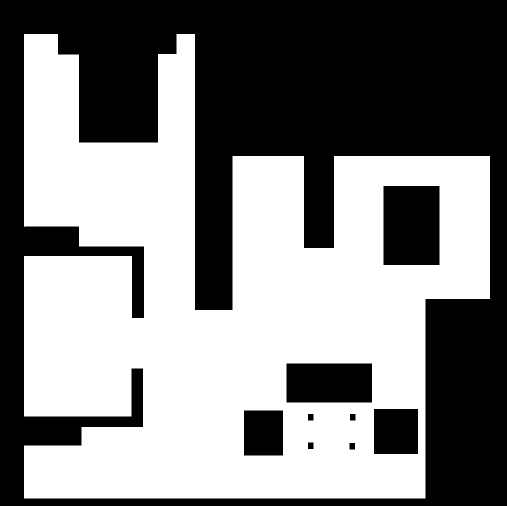
#> input picture mapgrannyannie.png, 1013 x 1012 px (shown at 1/2 size)
$ python map.py
#> lines starting #> are read from the running program, lines starting #| are printed output that depends on the picture; after the words box and inside, x2 and y2 are one past the last pixel; in counts of white or black regions, pixels touching at a corner belong together
import time
import numpy as np
import cv2
import queue
import math

def draw_grid(img, hight, width, size_cell_x, size_cell_y):

    # Implement grids on image
    # Lineas horizontales - Altura variable y anchura fija
    for i in range(0, hight, size_cell_y):
        cv2.line(img, (0, i), (width, i), (0, 0, 0), 1)

    # Lineas verticales - Altura fija y anchura variable
    for i in range(0, width, size_cell_x):
        cv2.line(img, (i, 0), (i, hight), (0, 0, 0), 1)


def check_obs(img, px, py, size_cell_x, size_cell_y):

    # Comprobar si en la celdilla en la que se encuentra hay un obstaculo
    for j in range(py+1, py + size_cell_y): # se puede borrar el 1 si elimino el grid
        for i in range(px+1, px + size_cell_x):
            if img[j,i] == 0:
                fill_cell(img, px, py, size_cell_x, size_cell_y, 0)
                return 1 # Hay obstaculo
    return 0


def save_free_cells(img, hight, width, size_cell_x, size_cell_y):

    f_cells = []

    for j in range(0, hight, size_cell_y):
        for i in range(0, width, size_cell_x):
            if check_obs(img, i, j, size_cell_x, size_cell_y) != 1:
                f_cells = f_cells + [(i,j)]

    return f_cells

def fill_cell(img, px, py, size_cell_x, size_cell_y, color):

    # Rellenar celda si ha pasado por ahi
    max_x = px + size_cell_x + 1
    max_y = py + size_cell_y + 1

    if max_x >= img.shape[1]:
        max_x = img.shape[1]-2
    if max_y >= img.shape[0]:
        max_y = img.shape[0]-2

    for j in range(py, max_y): # se puede borrar el 1 si elimino el grid
        for i in range(px, max_x):
            img[j][i] = color


def find_cell(cells, px_find, py_find, size_cell_x, size_cell_y):
    # Función para encontrar la celda a la que pertenecen las coordenadas
    for cell in cells:
        x_corner, y_corner = cell
        if px_find >= x_corner and px_find < x_corner + size_cell_x and py_find >= y_corner and py_find < y_corner + size_cell_y:
            return (x_corner, y_corner)

    return None

def get_celldirection(direction, size_cell_x, size_cell_y):

    dx = 0
    dy = 0

    if direction == "North":
        dy = -size_cell_y
    elif direction == "South":
        dy = size_cell_y
    elif direction == "East":
        dx = size_cell_x
    else:
        dx = -size_cell_x

    return (dx, dy)

def get_neighbors_cells(cells, current_cell, size_cell_x, size_cell_y):

    current_x = current_cell[0]
    current_y = current_cell[1]

    neighbors_cells = []

    for dir in ["North", "East", "South", "West"]:
        dx, dy = get_celldirection(dir,  size_cell_x, size_cell_y)
        nextx, nexty = int(current_x + dx), int(current_y + dy)
        nextCell = (nextx, nexty)
        if nextCell in cells:
            neighbors_cells.append( ( nextCell, dir) )

    return neighbors_cells


def get_pixel_center(cell, size_cell_x, size_cell_y):

    # Calcula el centro de la celda grande
    centre_y_big = size_cell_y // 2 + cell[1]
    centre_x_big = size_cell_x // 2 + cell[0]

    x_corner_small = centre_x_big - 1
    y_corner_small = centre_y_big - 1

    mean_x = (x_corner_small*2 + (x_corner_small+1)*2) / 4
    mean_y = (y_corner_small*2 + (y_corner_small+1)*2) / 4

    return (mean_x, mean_y)

# [36 lines left out: function search_path2rtrnpnt, not called in this run]


def find_path(map, start, f_cells, size_cell_x, size_cell_y):

    color_visited = 220
    color_retrpnts = 100


    return_points = []
    vstd_cells = [] # Lista para guardar celdillas visitadas y ruta para limpiar
    directions = []
    current_direction = ""
    last_direction = ""
    current_cell = start
    cop_f_cells = f_cells.copy()
    # Seguir avanzando mientras hayan celdillas sin limpiar

    while len(f_cells) != 0:

        fill_cell(map, current_cell[0], current_cell[1], size_cell_x, size_cell_y, color_visited)
        neighbors = get_neighbors_cells(f_cells, current_cell, size_cell_x, size_cell_y)

        # Eliminar la celda en la que estamos de las celdas libres y añadirla al camino
        f_cells.remove(current_cell)
        center_pxl_cell = get_pixel_center(current_cell, size_cell_x, size_cell_y)
        vstd_cells.append(center_pxl_cell) # Cambiar por pixel center
        if len(vstd_cells) > 1:
            directions.append(current_direction)
        print(center_pxl_cell, current_direction)
        # Si la celda actual en la que estoy era un punto de retorno, se actualiza la lista de puntos de retorno
        if current_cell in return_points:
            return_points.remove(current_cell)

        # El primer vecino que haya es el movimiento que se va a realizar, el resto son
        # considerados puntos de retorno. Si no hay vecinos nos encontramos en un punto critico
        # y se procede a buscar el punto de retorno mas cercano.

        if len(neighbors) != 0:

            next_cell = neighbors[0][0]

            # Guardamos los vecinos como posibles puntos de retorno
            for cell_ngh in neighbors:
                if cell_ngh[0] not in return_points and cell_ngh[0] in f_cells:
                    return_points.append(cell_ngh[0])
                    last_direction = cell_ngh[1]
                    fill_cell(map, cell_ngh[0][0], cell_ngh[0][1], size_cell_x, size_cell_y, color_retrpnts)

            # Coger la siguiente celdilla a la que ir
            current_cell = next_cell
            current_direction = neighbors[0][1]
        else:
            # Mientras haya puntos de retorno seguir recorriendo

            if len(return_points) != 0:
                current_direction = last_direction

                pth_return_point, pth_directions = search_path2rtrnpnt(current_cell, return_points[-1], cop_f_cells, size_cell_x, size_cell_y) # Cambiarlo a pixeles centrales

                # Elimino el punto de retorno de la meta porque va a ser el siguiente current_cell y se añadira a la lista
                pth_return_point.pop(-1)
                pth_directions.pop(-1)
                temp_pth_return_point = []
                for cell in pth_return_point:
                    temp_pth_return_point.append(get_pixel_center(cell, size_cell_x, size_cell_y))

                # Se actualiza la ruta añadiendo el camino a un punto de retorno
                vstd_cells = vstd_cells + temp_pth_return_point
                directions = directions + pth_directions
                current_cell = return_points[-1]

        cv2.imshow('MAP', map)
        cv2.waitKey(1) # 80 buen tiempo

    return vstd_cells, directions

# [12 lines left out: function absolute2relative, not called in this run]


cv2.namedWindow('MAP', cv2.WINDOW_NORMAL)

map_img = cv2.imread('mapgrannyannie.png', 0) # Leer la imagen
#> map_img: shape (1012, 1013); 51.6% white; 9 black regions, largest, box (x1, y1, x2, y2) and area: (0, 0, 1013, 1012) 449783, (767, 372, 879, 530) 17696, (573, 727, 744, 805) 13338
map_img_rs = cv2.resize(map_img,(990,990))
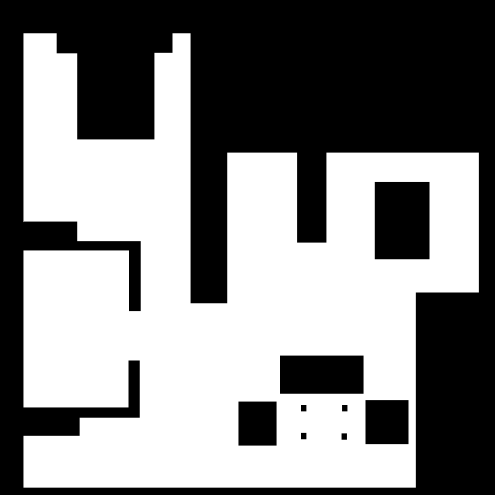
#> map_img_rs: shape (990, 990) (shown at 1/2 size); min 0, max 255, mean 131.5
h, w = map_img.shape
#> h = 1012; w = 1013
# IMAGEN ALTURA: 1012 ANCHO 1013; img[fila][columna]

# First step: apply erosion function on the map image to dilate obstacles on the map

# Se aplica erosion, una operacion morfologica, a la imagen del mapa y asi dilatar los obstaculos
kernel = np.ones((4,4), np.uint8)

# The first parameter is the original image,
# kernel is the matrix with which image is
# convolved and third parameter is the number
# of iterations, which will determine how much
# you want to erode/dilate a given image.
map_erosion = cv2.erode(map_img, kernel, iterations=12)
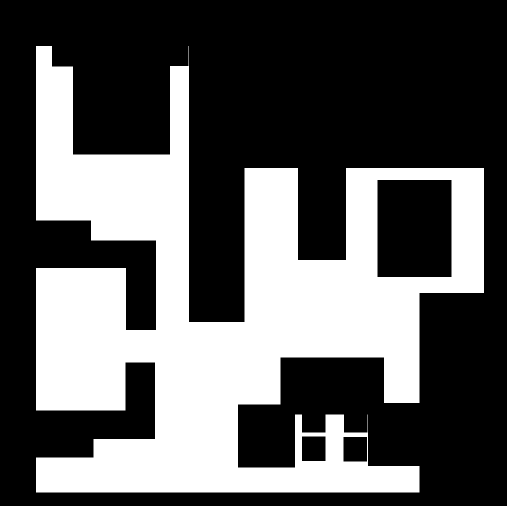
#> map_erosion: shape (1012, 1013) (shown at 1/2 size); 36.4% white; 1 white region, box (x1, y1, x2, y2) and area: (72, 92, 968, 985) 372694
# Utilizar celdillas de 32x32 o 36x36, con 28 parece rellenar bastantes sitios
cell_x = 18
cell_y = 18

draw_grid(map_erosion, h, w, cell_x, cell_y)
#> after the loop in draw_grid, `for i in range(0, hight, size_cell_y):`:
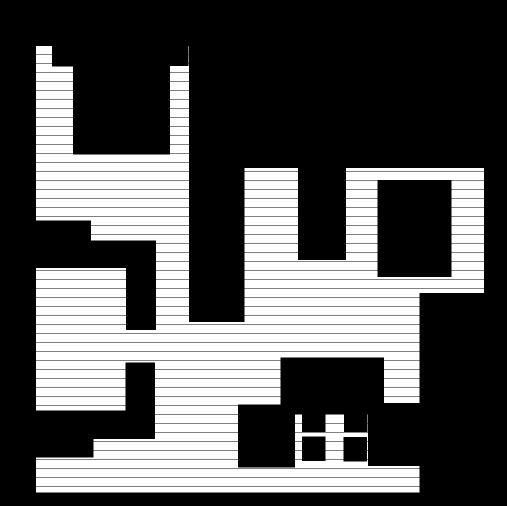
#> img: shape (1012, 1013) (shown at 1/2 size); 34.4% white; 129 white regions (4 under 20 px), largest, box (x1, y1, x2, y2) and area: (72, 667, 839, 684) 13039, (72, 685, 839, 702) 13039, (72, 937, 839, 954) 13039
#> after the loop in draw_grid, `for i in range(0, width, size_cell_x):`:
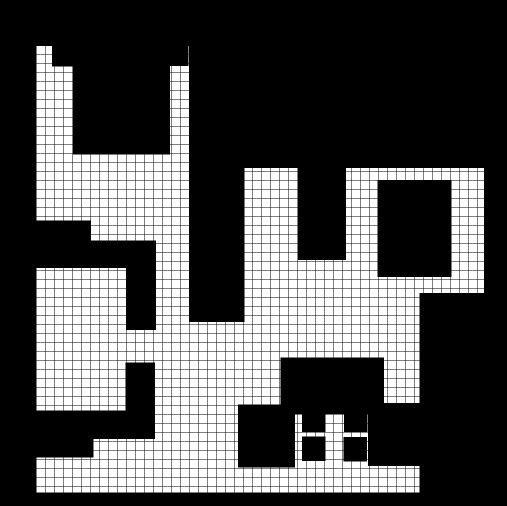
#> img: shape (1012, 1013) (shown at 1/2 size); 32.5% white; 1328 white regions (29 under 20 px), largest, box (x1, y1, x2, y2) and area: (73, 109, 90, 126) 289, (73, 127, 90, 144) 289, (73, 145, 90, 162) 289

#594, 522)
# (684, 522)
# for i in range(594, 685, 18):
#     fill_cell(map_erosion, i, 522, cell_x, cell_y, 0)


# Guardar las celdillas libres fuera de obstaculos
# Luego ubicar a nuestro robot en cual de esas celdillas esta.
free_cells = save_free_cells(map_erosion, h, w, cell_x, cell_y)
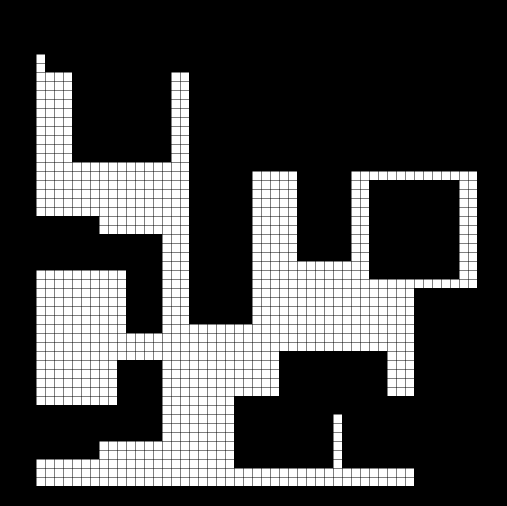
#> map_erosion: shape (1012, 1013) (shown at 1/2 size); 26.6% white; 944 white regions, largest, box (x1, y1, x2, y2) and area: (73, 109, 90, 126) 289, (73, 127, 90, 144) 289, (73, 145, 90, 162) 289

# Luego ubicar a nuestro robot en cual de esas celdillas del mapa esta.
# Para localizar al robot en el mapa se tomaran puntos conocidos en el mundo de Gazebo
# y se relacionaran con los pixeles del mapa, posteriormente se emplea un script en matlab
# con el que hallaremos un modelo de regresion lineal, obteniendo de esta manera la posicion del robot este donde este.

# Obtener la posicion del robot inicial
x0_rob = -1 # Si se avanza a la izquierda se suma en pos
y0_rob = 1.5 # Si se avanza a la izquierda se suma en pos
yaw0_rob = 0 #-3.77
# 1290

# Prediccion obtenida del modelo de regresion lineal
x_start = 679
y_start = 577

# Una vez sabemos en que pixel se cree que esta, definir en que
# celdilla se encuentra.
start_cell = find_cell(free_cells, x_start, y_start, cell_x, cell_y)
#> the loop in find_cell, `for cell in cells:` made 400 passes
#> cell on passes 1 to 3: (72, 108), (72, 126), (72, 144)

# Una vez localizado al robot en la celdilla se procede a crear el path
# para recorrer todas las celdillas de la casa.
# Prioridad para avanzar, Norte, Este, Sur, Oeste

# Diferenciar en el mapa los Obstaculos(0), Obstaculos virtuales(celdas ya visitadas por el robot,c=210),
# Puntos de Retorno(Puntos de inicio para comenzar a limpiar de nuevo, 240) y Puntos Criticos(Puntos donde
# el robot se queda atascado entre obstaculos y obstaculos virtuales).

# Para trazar el path se empleara el algoritmo de busqueda en coste uniforme.
# Los puntos de retorno serám comprobados mientras que el robot se encuentra en movimiento.
# Las celdas vacias se clasificaran como puntos de retorno. La lista de los puntos ha de ser actualizda continuamente.

# Los puntos criticos seran clasificados cuando el robot este atascado entre obstaculos o obstaculos virtuales y no se pueda mover.

# Para comprbar la llegada de la celda se consideraran varios offsets de errores en el mundo real. La llegada del robot deberia
# ser considerada con un pequeño margen de error, de la otra manera el robot comenzaria a oscilar.

# Algoritmo BSA
# Ira fuera del bucle while
# Obtener las celdillas vecinas de la celdilla actual y avanzar al norte si es posible.
time.sleep(8)
cop = free_cells.copy()
visited_cells, dirs = find_path(map_erosion, start_cell, cop, cell_x, cell_y)
#| (674.5, 584.5)
#> the loop in find_path, `for cell_ngh in neighbors:` made 4 passes
#> cell_ngh on passes 1 to 4: ((666, 558), 'North'), ((684, 576), 'East'), ((666, 594), 'South'), ((648, 576), 'West')
#> after the loop in find_path, `for cell_ngh in neighbors:`:
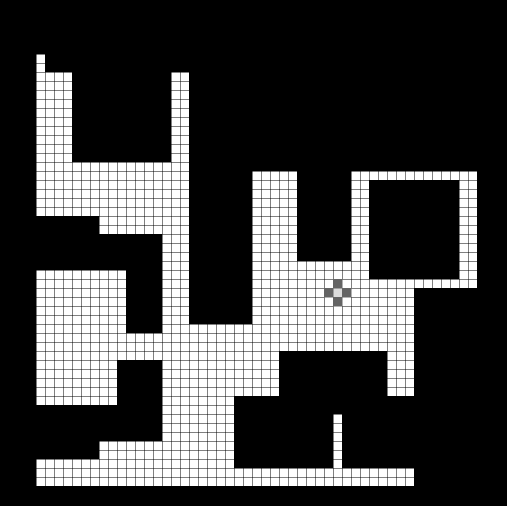
#> map: shape (1012, 1013) (shown at 1/2 size); min 0, max 255, mean 67.7
visited_cells.pop(0)

# [5 lines of commented-out code are left out]
print(len(visited_cells), len(dirs))
for i in range(len(visited_cells)):
    print(visited_cells[i], dirs[i])

# [23 lines of commented-out code are left out]
'''
# Pesos para x_gz a x_pixel
X_gz2pxl_x1 = 571.65
X_gz2pxl_x2 = -100.81

# Pesos para y_gz a y_pixel
Y_gz2pxl_x1 = 412.64
Y_gz2pxl_x2 = 99.373

# Modelo de regresion lineal para x_gz a x_pixel
# x_pixel = X_x1 + X_x2*x_gz

# Modelo de regresion lineal para y_gz a y_pixel
# y_pixel = Y_x1 + Y_x2*y_gz


# Pesos para x_pixel a x_gz
X_pxl2gz_x1 = 5.6697
X_pxl2gz_x2 = -0.0099174
# Pesos para y_pixel a y_gz
Y_pxl2gz_x1 = -4.1493
Y_pxl2gz_x2 = 0.010058

# Modelo de regresion lineal para x_gz a x_pixel
# x_pixel = X_x1 + X_x2*x_gz

# Modelo de regresion lineal para y_gz a y_pixel
# y_pixel = Y_x1 + Y_x2*y_gz

gz_pth = []

for i in range(len(visited_cells)):
    x_gz = round(X_pxl2gz_x1 + X_pxl2gz_x2*visited_cells[i][0], 3)
    y_gz = round(Y_pxl2gz_x1 + Y_pxl2gz_x2*visited_cells[i][1], 3)
    gz_pth.append((x_gz, y_gz))
    print("Coordenada en pixel: ", visited_cells[i], " -> Coordenada en gazebo: ", (x_gz, y_gz), "DIR:", dirs[i])
'''

'''def turn(dir):

    alineated = False
    current_dir = 0
    err = 0.002

    while not alineated:

        if dir == "North":
            orientation = round(-math.pi/2, 3)
        elif dir == "East":
            orientation = round(-math.pi, 3)
        elif dir == "South":
            orientation = round(math.pi/2, 3)
        else:
            orientation = 0.0

        difference = orientation - current_dir

        if -err <= difference <= err:
            HAL.setW(0.5)
            alineated = True'''

# x0_rob = -1 # Si se avanza a la izquierda se suma en pos
# y0_rob = 1.5 # Si se avanza a la izquierda se suma en pos
# yaw0_rob = 0 #-3.77

# Primitivas de movimiento:
# Orientacion inicial -> 0 mirando a la izquierda, oeste.
# -1.5 -> mirando hacia arriba norte
# -3.14 -> mirando hacia derecha este
# 1.5 -> mirando hacia abajo sur
# W+ -> giro derecha


# [31 lines left out: functions convert_pxls2gz, get_local_goal, not called in this run]

# Pesos de Gazebo a Pixel
# Pesos para x_pixel a x_gz
X_gz2pxl_x1 = 582.24
X_gz2pxl_x2 = -96.794
# Pesos para y_gz a y_pixel
Y_gz2pxl_x1 = 432.18
Y_gz2pxl_x2 = 96.804


# Pesos de Pixel a Gazebo
# Pesos para x_pixel a x_gz
X_pxl2gz_x1 = 5.991
X_pxl2gz_x2 = -0.010269
# Pesos para y_pixel a y_gz
Y_pxl2gz_x1 = -4.4614
Y_pxl2gz_x2 = 0.010324

pth_absolute = convert_pxls2gz(visited_cells, (X_pxl2gz_x1, X_pxl2gz_x2), (Y_pxl2gz_x1, Y_pxl2gz_x2))

index = 0
n_points_skip = 16
print(visited_cells)

while index < len(pth_absolute):
    print("CELDA:", visited_cells[index], dirs[index], "PUNTO: ", pth_absolute[index])
    index, local_goal_abs = get_local_goal(dirs, pth_absolute, index, n_points_skip)
    print("CELDA:", visited_cells[index-1])
    print("\tINDICE: ", index, "META LOCAL: ", local_goal_abs, dirs[index-1])
    print("")
print("SALGO")
'''# Mantener el robot alineado con el centro de la celda
# Avanzar las celdas disponibles en un mismo sentido siendo maximo tres
max_cells = 3
current_ind = 0

last_x = 0.
last_y = 0.'''
# Comprobar cuantas celdillas van en el mismo sentido
# for i in range(max_cells):
#     gz_pth[current_ind]

cv2.waitKey(0) # La imagen se sigue mostrando segun el parametro que se pase, si es 0 se muestra de forma infinita
